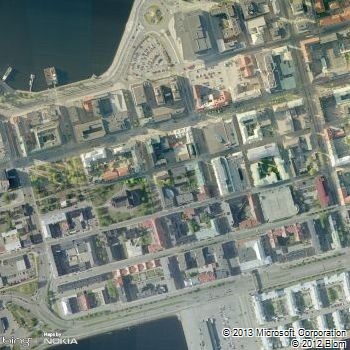
//> input picture images/lulea1.ppm, 350 x 350 px
$ ./main images/lulea1.ppm 2 2 100   (built with g++ and OpenCV 4)
//> lines starting //> are read from the running program, lines starting //| are printed output that depends on the picture
### egbis/segment-graph.h
// [18 lines of licence text are left out]

#ifndef SEGMENT_GRAPH
#define SEGMENT_GRAPH

#include <algorithm>
#include <cmath>
#include "disjoint-set.h"

// threshold function
#define THRESHOLD(size, c) (c/size)

typedef struct {
  float w;
  int a, b;
} edge;

bool operator<(const edge &a, const edge &b);

/*
 * Segment a graph
 *
 * Returns a disjoint-set forest representing the segmentation.
 *
 * num_vertices: number of vertices in graph.
 * num_edges: number of edges in graph
 * edges: array of edges.
 * c: constant for treshold function.
 */
universe *segment_graph(int num_vertices, int num_edges, edge *edges, float c);

#endif

### egbis/segment-image.h
// [18 lines of licence text are left out]

#ifndef SEGMENT_IMAGE
#define SEGMENT_IMAGE

#include <cstdlib>
#include "image.h"
#include "misc.h"
#include "filter.h"
#include "segment-graph.h"

// random color
rgb random_rgb();

// dissimilarity measure between pixels
static inline float diff(image<float> *r, image<float> *g, image<float> *b, int x1, int y1, int x2, int y2);

/*
 * Segment an image
 *
 * Returns a color image representing the segmentation.
 *
 * im: image to segment.
 * sigma: to smooth the image.
 * c: constant for treshold function.
 * min_size: minimum component size (enforced by post-processing stage).
 * num_ccs: number of connected components in the segmentation.
 */
image<rgb> *segment_image(image<rgb> *im, float sigma, float c, int min_size, int *num_ccs);
universe *segmentation(image<rgb> *im, float sigma, float c, int min_size, int *num_ccs);
image<rgb> *visualize(universe *u, int width, int height);
#endif

### egbiscv.h
#ifndef EGBISCV_H
#define EGBISCV_H
#include <opencv2/core.hpp>
#include <opencv2/imgproc.hpp>
#include <opencv2/highgui/highgui.hpp>
#include <opencv2/contrib/contrib.hpp>
#include <iostream>
using namespace cv;
using namespace std;

// [31 lines left out: functions hsv_to_rgb, color_mapping, not called in this run]
// Represent an edge between two pixels
class Edge {
public:
    int from;
    int to;
    float weight;

    bool operator <(const Edge& e) const {
        return weight < e.weight;
    }
};

// A point in the sets of points
class PointSetElement {
public:
    int p;
    int size;

    PointSetElement() { }

    // [4 lines left out: function PointSetElement, not called in this run]
};

// An object to manage set of points, who can be fusionned
class PointSet {
public:
    PointSet(int nb_elements_);
    ~PointSet();

    int nb_elements;

    // Return the main point of the point's set
    int getBasePoint(int p);

    // Join two sets of points, based on their main point
    void joinPoints(int p_a, int p_b);

    // Return the set size of a set (based on the main point)
    int size(unsigned int p) { return mapping[p].size; }

private:
    PointSetElement* mapping;

};

class GraphSegmentationImpl{
public:
    GraphSegmentationImpl() {
        sigma = 0.5;
        k = 300;
        min_size = 100;
        name_ = "GraphSegmentation";
    }

    ~GraphSegmentationImpl() {
    };

    virtual void processImage(InputArray src, OutputArray dst);

    virtual void setSigma(double sigma_) { if (sigma_ <= 0) { sigma_ = 0.001; } sigma = sigma_; }
    virtual double getSigma() { return sigma; }

    virtual void setK(float k_) { k = k_; }
    virtual float getK() { return k; }

    virtual void setMinSize(int min_size_) { min_size = min_size_; }
    virtual int getMinSize() { return min_size; }

    // [14 lines left out: functions write, read, not called in this run]

private:
    double sigma;
    float k;
    int min_size;
    String name_;

    // Pre-filter the image
    void filter(const Mat &img, Mat &img_filtered);

    // Build the graph between each pixels
    void buildGraph(Edge **edges, int &nb_edges, const Mat &img_filtered);

    // Segment the graph
    void segmentGraph(Edge * edges, const int &nb_edges, const Mat & img_filtered, PointSet **es);

    // Remove areas too small
    void filterSmallAreas(Edge *edges, const int &nb_edges, PointSet *es);

    // Map the segemented graph to a Mat with uniques, sequentials ids
    void finalMapping(PointSet *es, Mat &output);
};

// [179 lines left out: functions filter, buildGraph, segmentGraph, filterSmallAreas, finalMapping, processImage, not called in this run]

Ptr<GraphSegmentationImpl> createGraphSegmentation(double sigma, float k, int min_size) {

    Ptr<GraphSegmentationImpl> graphseg = makePtr<GraphSegmentationImpl>();

    graphseg->setSigma(sigma);
    graphseg->setK(k);
    graphseg->setMinSize(min_size);

    return graphseg;
}

// [39 lines left out: functions egbisVisualise, PointSet, not called in this run]

PointSet::~PointSet() {
    free(mapping);
}

// [25 lines left out: functions getBasePoint, joinPoints, not called in this run]


#endif // EGBISCV_H

### nkhUtil.h
#ifndef NKHUTIL_H
#define NKHUTIL_H

#include <cstdio>
#include <iostream>
#include <ctime>
#include <limits.h>
#include <cstring>
#include <chrono>
#include <boost/filesystem.hpp>
using namespace boost::filesystem;

#include <vector>
#include <algorithm>
using namespace std;


enum{
NORMAL_STATE,
INSUFFICIENT_ARGUMENTS,
NO_SUCH_FILE_OR_DIR,
NOT_A_DIR,
NOT_REGULAR_FILE,

};


/****************** nkhStart: macro utils ******************/
#define getStr(x) #x

#define checkPath(p) if(!exists(p)){\
    cerr << p << " : " << getStr(NO_SUCH_FILE_OR_DIR\n);\
    return NO_SUCH_FILE_OR_DIR; }
#define checkDir(p) checkPath(p);\
    if(!is_directory(p)){\
    cerr << p << " : " << getStr(NOT_A_DIR\n);\
    return NOT_A_DIR; }
#define checkRegularFile(p) checkPath(p);\
    if(!is_regular_file(p)){\
    cerr << p << " : " << getStr(NOT_REGULAR_FILE\n);\
    return NOT_REGULAR_FILE; }
/****************** nkhEnd: macro utils ******************/

/************************* nkhStart: timer template *************************
 * Usage:
 * cout << measure<std::chrono::milliseconds>(functionName, args...) << endl;
 * also can be used for void functions like
 * measure<std::chrono::nanoseconds>(someVoidFunc, args...);
 ****************************************************************************/
template<typename T> string time_type()                  { return "unknown";      }
template<> string time_type<std::chrono::nanoseconds >() { return "nanoseconds";  }
template<> string time_type<std::chrono::microseconds>() { return "microseconds"; }
template<> string time_type<std::chrono::milliseconds>() { return "milliseconds"; }
template<> string time_type<std::chrono::seconds     >() { return "seconds";      }
template<> string time_type<std::chrono::minutes     >() { return "minutes";      }
template<> string time_type<std::chrono::hours       >() { return "hours";        }
template <typename TimeT, typename Functor, typename ... Args>
auto measure(Functor f, Args && ... args)
    -> decltype(f(std::forward<Args>(args)...))
{
    struct scoped_timer
    {
        scoped_timer() : now_(std::chrono::high_resolution_clock::now()) {}
        ~scoped_timer()
        {
            auto elapsed = std::chrono::duration_cast<TimeT
                >(std::chrono::high_resolution_clock::now() - now_).count();
            std::cout << "Time elapsed: " << elapsed << " in " <<  time_type<TimeT>() << std::endl;
        }
        private:
            std::chrono::high_resolution_clock::time_point const now_;
    } scoped_timer;

    return f(std::forward<Args>(args)...);
}
/************************* nkhEnd: timer template *************************/

#endif // NKHUTIL_H

### main.cpp
// [20 lines of licence text are left out]

#include <cstdio>
#include <cstdlib>
#include <iostream>
#include "nkhUtil.h"
//#include "egbis.h"
#include "egbiscv.h"


#include <opencv2/core/core.hpp>
#include <opencv2/highgui/highgui.hpp>
#include <opencv2/imgproc/imgproc.hpp>
#include "egbiscv.h"

using namespace cv;
using namespace std;

#define SCALE_FACTOR 1.5

Mat egbisImage;
Mat img;
char* imageName;
int num_ccs;
void nkhSeg(Ptr<GraphSegmentationImpl> segPtr, cv::Mat& img, cv::Mat& cutMatrix, cv::Mat& egbisSeg)
{
    segPtr->processImage(img, cutMatrix, egbisSeg);
}

int main(int argc, char **argv) {

    img = imread( argv[1], CV_LOAD_IMAGE_COLOR );
//> img is the input picture: 350 rows x 350 cols, CV_8UC3; mean B, G, R 123.7, 132.1, 124.2

    float sigma = atof(argv[2]);
//> sigma = 2
    float k = atof(argv[3]);
//> k = 2
    int min_size = atoi(argv[4]);
//> min_size = 100
    if( !img.data )
    {
        cout << "Could not open or find the image." << std::endl;
        return -1;
    }
    // 4. Present image
    cv::Mat edgeImg, grayImg;
    resize(img, img, Size(img.size().width/SCALE_FACTOR,
                          img.size().height/SCALE_FACTOR));
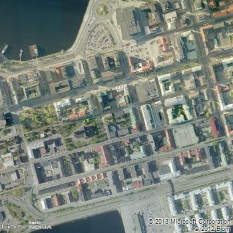
//> img: 233 rows x 233 cols, CV_8UC3; mean B, G, R 123.5, 132, 124
    cvtColor(img, grayImg, COLOR_BGR2GRAY);
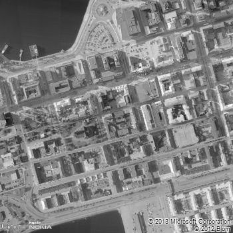
//> grayImg: 233 rows x 233 cols, CV_8UC1; min 16, max 253, mean 128.6
    Mat grad_x, grad_y;
    Mat abs_grad_x, abs_grad_y;

    int scale = 1;
    int delta = 0;
    int ddepth = CV_16S;
    /// Gradient X
    Sobel( grayImg, grad_x, ddepth, 1, 0, 3, scale, delta, BORDER_DEFAULT );
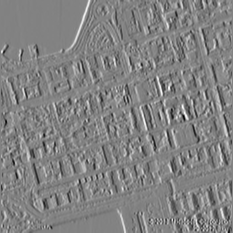
//> grad_x: 233 rows x 233 cols, CV_16SC1; min -614, max 587, mean 0.9; drawn with min black and max white
    convertScaleAbs( grad_x, abs_grad_x );
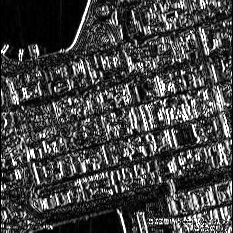
//> abs_grad_x: 233 rows x 233 cols, CV_8UC1; min 0, max 255, mean 67.8
    /// Gradient Y
    Sobel( grayImg, grad_y, ddepth, 0, 1, 3, scale, delta, BORDER_DEFAULT );
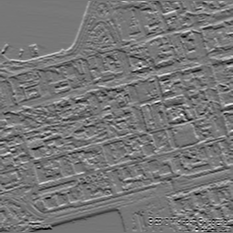
//> grad_y: 233 rows x 233 cols, CV_16SC1; min -503, max 578, mean 0.4; drawn with min black and max white
    convertScaleAbs( grad_y, abs_grad_y );
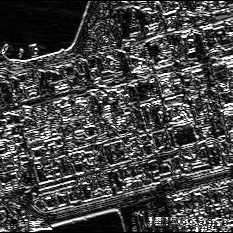
//> abs_grad_y: 233 rows x 233 cols, CV_8UC1; min 0, max 255, mean 68.6

    /// Total Gradient (approximate)
    addWeighted( abs_grad_x, 0.5, abs_grad_y, 0.5, 0, edgeImg );
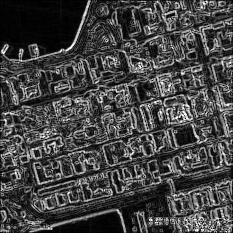
//> edgeImg: 233 rows x 233 cols, CV_8UC1; min 0, max 255, mean 68.2
//    threshold(edgeImg, edgeImg, 100, 255, CV_THRESH_BINARY);

    imshow( "imageName" , edgeImg );
    imshow( "Orig" , img );
    cout << k << " , " << min_size << endl ;
//| 2 , 100

//    egbisImage = measure<chrono::milliseconds>(runEgbisOnMat, img, edgeImg, sigma, k, min_size, &num_ccs);
    cv::Mat egbisSeg;
    Ptr<GraphSegmentationImpl> segPtr = createGraphSegmentation(sigma, k, min_size);
//> in setSigma, `sigma = sigma_`: sigma = 2
//> in setMinSize, `virtual void setMinSize(int min_size_) { min_size = min_size_; }`: min_size = 100
//> (the run ends here: the program needs code that is not available in this run, at `segPtr->processImage(img, cutMatrix, egbisSeg);`)

$ run again, on images/vasteras2.ppm
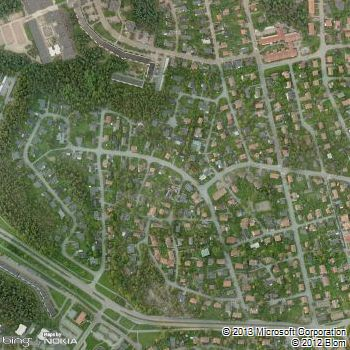
//> input picture images/vasteras2.ppm, 350 x 350 px
//> img is the input picture: 350 rows x 350 cols, CV_8UC3; mean B, G, R 86.6, 115.1, 105.7
//> `float sigma = atof(argv[2]);`: sigma = 2
//> `int min_size = atoi(argv[4]);`: min_size = 100
//> img: 233 rows x 233 cols, CV_8UC3
//> `Sobel( grayImg, grad_y, ddepth, 0, 1, 3, scale, delta, BORDER_DEFAULT );`:
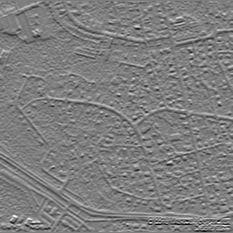
//> grad_y: 233 rows x 233 cols, CV_16SC1; min -544, max 551, mean -0.1; drawn with min black and max white
//> `addWeighted( abs_grad_x, 0.5, abs_grad_y, 0.5, 0, edgeImg );`:
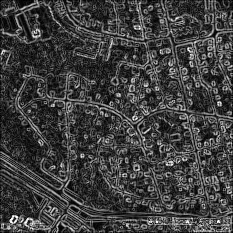
//> edgeImg: 233 rows x 233 cols, CV_8UC1; min 0, max 255, mean 63.2
//| 2 , 100
//> in setSigma, `sigma = sigma_`: sigma = 2
//> in setMinSize, `virtual void setMinSize(int min_size_) { min_size = min_size_; }`: min_size = 100
